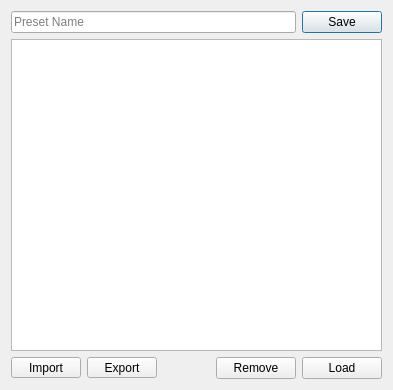
<?xml version="1.0" encoding="UTF-8"?>
<ui version="4.0">
 <class>PresetDialog</class>
 <widget class="QDialog" name="Preset">
  <property name="geometry">
   <rect>
    <x>0</x>
    <y>0</y>
    <width>393</width>
    <height>390</height>
   </rect>
  </property>
  <property name="minimumSize">
   <size>
    <width>390</width>
    <height>390</height>
   </size>
  </property>
  <property name="windowTitle">
   <string>Custom Presets</string>
  </property>
  <property name="windowIcon">
   <iconset resource="../resources.qrc">
    <normaloff>:/icons/icon.svg</normaloff>:/icons/icon.svg</iconset>
  </property>
  <layout class="QVBoxLayout" name="verticalLayout_3">
   <item>
    <layout class="QHBoxLayout" name="horizontalLayout_2">
     <property name="bottomMargin">
      <number>0</number>
     </property>
     <item>
      <widget class="QLineEdit" name="presetName">
       <property name="dragEnabled">
        <bool>false</bool>
       </property>
       <property name="placeholderText">
        <string>Preset Name</string>
       </property>
       <property name="clearButtonEnabled">
        <bool>true</bool>
       </property>
      </widget>
     </item>
     <item>
      <widget class="QPushButton" name="add">
       <property name="toolTip">
        <string>Adds current config as a preset</string>
       </property>
       <property name="text">
        <string>Save</string>
       </property>
      </widget>
     </item>
    </layout>
   </item>
   <item>
    <widget class="QListWidget" name="files">
     <property name="contextMenuPolicy">
      <enum>Qt::CustomContextMenu</enum>
     </property>
    </widget>
   </item>
   <item>
    <layout class="QHBoxLayout" name="horizontalLayout">
     <property name="bottomMargin">
      <number>0</number>
     </property>
     <item>
      <widget class="QToolButton" name="importBtn">
       <property name="minimumSize">
        <size>
         <width>70</width>
         <height>0</height>
        </size>
       </property>
       <property name="text">
        <string>Import</string>
       </property>
       <property name="popupMode">
        <enum>QToolButton::InstantPopup</enum>
       </property>
      </widget>
     </item>
     <item>
      <widget class="QToolButton" name="exportBtn">
       <property name="minimumSize">
        <size>
         <width>70</width>
         <height>0</height>
        </size>
       </property>
       <property name="text">
        <string>Export</string>
       </property>
       <property name="popupMode">
        <enum>QToolButton::InstantPopup</enum>
       </property>
      </widget>
     </item>
     <item>
      <spacer name="horizontalSpacer">
       <property name="orientation">
        <enum>Qt::Horizontal</enum>
       </property>
       <property name="sizeHint" stdset="0">
        <size>
         <width>40</width>
         <height>20</height>
        </size>
       </property>
      </spacer>
     </item>
     <item>
      <widget class="QPushButton" name="remove">
       <property name="minimumSize">
        <size>
         <width>80</width>
         <height>0</height>
        </size>
       </property>
       <property name="text">
        <string>Remove</string>
       </property>
      </widget>
     </item>
     <item>
      <widget class="QPushButton" name="load">
       <property name="minimumSize">
        <size>
         <width>80</width>
         <height>0</height>
        </size>
       </property>
       <property name="text">
        <string>Load</string>
       </property>
      </widget>
     </item>
    </layout>
   </item>
  </layout>
 </widget>
 <tabstops>
  <tabstop>presetName</tabstop>
  <tabstop>add</tabstop>
  <tabstop>importBtn</tabstop>
  <tabstop>exportBtn</tabstop>
  <tabstop>remove</tabstop>
  <tabstop>load</tabstop>
 </tabstops>
 <resources>
  <include location="../resources.qrc"/>
 </resources>
 <connections/>
</ui>
